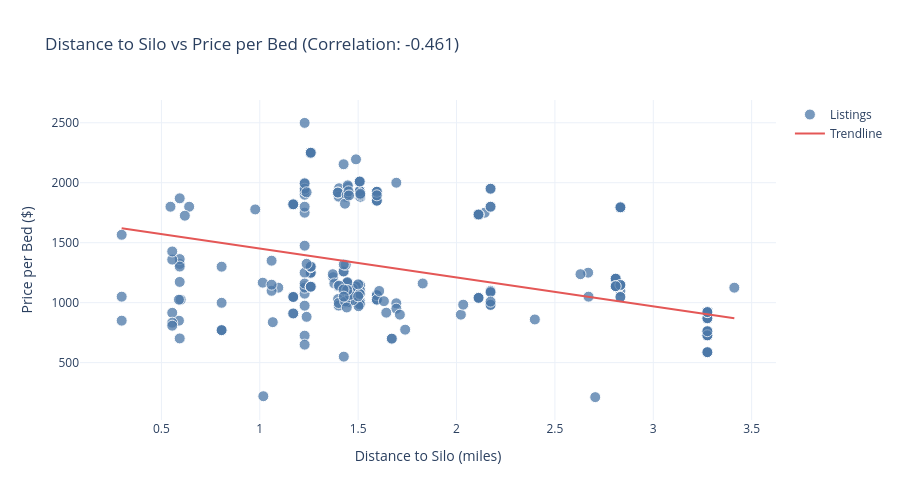

Notebook cell for this chart:
### Code cell
import numpy as np
import plotly.graph_objects as go

data_silo = df[['dist_to_silo', 'price_per_bed']].dropna()

z = np.polyfit(data_silo['dist_to_silo'], data_silo['price_per_bed'], 1)
p = np.poly1d(z)

x_trend = np.linspace(
    data_silo['dist_to_silo'].min(),
    data_silo['dist_to_silo'].max(),
    100
)
y_trend = p(x_trend)

correlation = data_silo['dist_to_silo'].corr(data_silo['price_per_bed'])

fig = go.Figure()

fig.add_trace(go.Scatter(
    x=data_silo['dist_to_silo'],
    y=data_silo['price_per_bed'],
    mode='markers',
    name='Listings',
    marker=dict(size=11, color='#4C78A8', opacity=0.75, line=dict(width=1, color='white'))
))

fig.add_trace(go.Scatter(
    x=x_trend,
    y=y_trend,
    mode='lines',
    name='Trendline',
    line=dict(color='#E45756', width=2)
))

fig.update_layout(
    title=f'Distance to Silo vs Price per Bed (Correlation: {correlation:.3f})',
    xaxis_title='Distance to Silo (miles)',
    yaxis_title='Price per Bed ($)',
    template='plotly_white',
    height=500
)

fig.show()

print(f"Correlation: {correlation:.3f}")
print(f"Trendline equation: y = {z[0]:.2f}x + {z[1]:.2f}")

### Figure 1 — Plotly figure (JSON) as saved in the notebook; plotly's stock layout.template omitted (floating-point values rounded to 4 significant figures; data arrays with more than 128 entries replaced by an {"elided": "..."} marker saying what was removed)
{"data": [{"marker": {"color": "#4C78A8", "line": {"color": "white", "width": 1}, "opacity": 0.75, "size": 11}, "mode": "markers", "name": "Listings", "type": "scatter", "x": {"elided": "376 float values"}, "y": {"elided": "376 float values"}}, {"line": {"color": "#E45756", "width": 2}, "mode": "lines", "name": "Trendline", "type": "scatter", "x": [0.298, 0.3295, 0.3609, 0.3924, 0.4238, 0.4553, 0.4867, 0.5182, 0.5496, 0.5811, 0.6125, 0.644, 0.6755, 0.7069, 0.7384, 0.7698, 0.8013, 0.8327, 0.8642, 0.8956, 0.9271, 0.9585, 0.99, 1.021, 1.053, 1.084, 1.116, 1.147, 1.179, 1.21, 1.242, 1.273, 1.305, 1.336, 1.367, 1.399, 1.43, 1.462, 1.493, 1.525, 1.556, 1.588, 1.619, 1.651, 1.682, 1.713, 1.745, 1.776, 1.808, 1.839, 1.871, 1.902, 1.934, 1.965, 1.997, 2.028, 2.059, 2.091, 2.122, 2.154, 2.185, 2.217, 2.248, 2.28, 2.311, 2.343, 2.374, 2.405, 2.437, 2.468, 2.5, 2.531, 2.563, 2.594, 2.626, 2.657, 2.689, 2.72, 2.751, 2.783, 2.814, 2.846, 2.877, 2.909, 2.94, 2.972, 3.003, 3.035, 3.066, 3.097, 3.129, 3.16, 3.192, 3.223, 3.255, 3.286, 3.318, 3.349, 3.381, 3.412], "y": [1620.0, 1612.0, 1605.0, 1597.0, 1590.0, 1582.0, 1575.0, 1567.0, 1559.0, 1552.0, 1544.0, 1537.0, 1529.0, 1522.0, 1514.0, 1506.0, 1499.0, 1491.0, 1484.0, 1476.0, 1469.0, 1461.0, 1453.0, 1446.0, 1438.0, 1431.0, 1423.0, 1415.0, 1408.0, 1400.0, 1393.0, 1385.0, 1378.0, 1370.0, 1362.0, 1355.0, 1347.0, 1340.0, 1332.0, 1325.0, 1317.0, 1309.0, 1302.0, 1294.0, 1287.0, 1279.0, 1272.0, 1264.0, 1256.0, 1249.0, 1241.0, 1234.0, 1226.0, 1219.0, 1211.0, 1203.0, 1196.0, 1188.0, 1181.0, 1173.0, 1166.0, 1158.0, 1150.0, 1143.0, 1135.0, 1128.0, 1120.0, 1112.0, 1105.0, 1097.0, 1090.0, 1082.0, 1075.0, 1067.0, 1059.0, 1052.0, 1044.0, 1037.0, 1029.0, 1022.0, 1014.0, 1006.0, 998.9, 991.3, 983.7, 976.1, 968.6, 961.0, 953.4, 945.8, 938.3, 930.7, 923.1, 915.5, 908.0, 900.4, 892.8, 885.2, 877.7, 870.1]}], "layout": {"height": 500, "title": {"text": "Distance to Silo vs Price per Bed (Correlation: -0.461)"}, "xaxis": {"title": {"text": "Distance to Silo (miles)"}}, "yaxis": {"title": {"text": "Price per Bed ($)"}}}}
